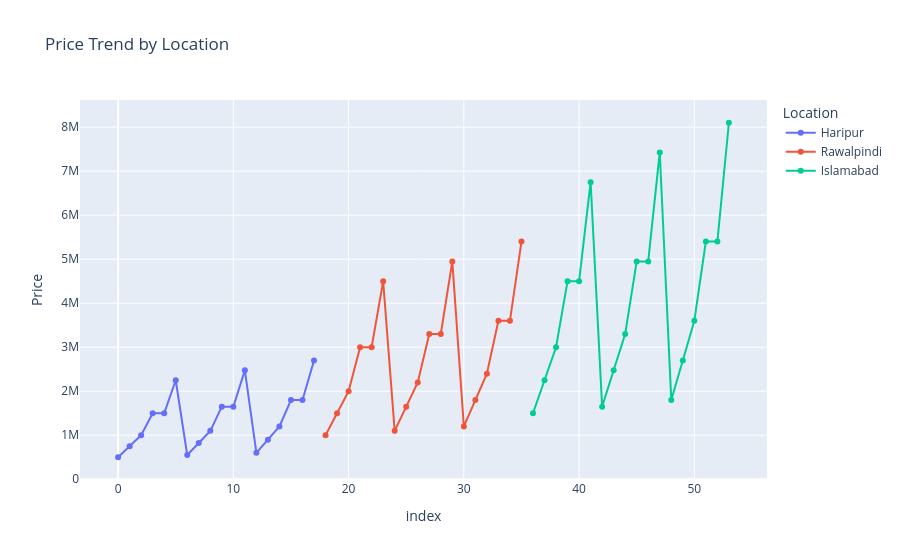

Source (notebook cell):
### Code cell
# === 2. Line Plot ===
fig = px.line(df, x=df.index, y='Price', color='Location',
              title='Price Trend by Location', markers=True)
fig.show()

### Figure 1 — Plotly figure (JSON) as saved in the notebook; plotly's stock layout.template omitted (floating-point values rounded to 4 significant figures)
{"data": [{"hovertemplate": "Location=Haripur<br>index=%{x}<br>Price=%{y}<extra></extra>", "legendgroup": "Haripur", "line": {"color": "#636efa", "dash": "solid"}, "marker": {"symbol": "circle"}, "mode": "lines+markers", "name": "Haripur", "orientation": "v", "showlegend": true, "type": "scatter", "x": [0, 1, 2, 3, 4, 5, 6, 7, 8, 9, 10, 11, 12, 13, 14, 15, 16, 17], "xaxis": "x", "y": [500000, 750000, 1000000, 1500000, 1500000, 2250000, 550000, 825000, 1100000, 1650000, 1650000, 2475000, 600000, 900000, 1200000, 1800000, 1800000, 2700000], "yaxis": "y"}, {"hovertemplate": "Location=Rawalpindi<br>index=%{x}<br>Price=%{y}<extra></extra>", "legendgroup": "Rawalpindi", "line": {"color": "#EF553B", "dash": "solid"}, "marker": {"symbol": "circle"}, "mode": "lines+markers", "name": "Rawalpindi", "orientation": "v", "showlegend": true, "type": "scatter", "x": [18, 19, 20, 21, 22, 23, 24, 25, 26, 27, 28, 29, 30, 31, 32, 33, 34, 35], "xaxis": "x", "y": [1000000, 1500000, 2000000, 3000000, 3000000, 4500000, 1100000, 1650000, 2200000, 3300000, 3300000, 4950000, 1200000, 1800000, 2400000, 3600000, 3600000, 5400000], "yaxis": "y"}, {"hovertemplate": "Location=Islamabad<br>index=%{x}<br>Price=%{y}<extra></extra>", "legendgroup": "Islamabad", "line": {"color": "#00cc96", "dash": "solid"}, "marker": {"symbol": "circle"}, "mode": "lines+markers", "name": "Islamabad", "orientation": "v", "showlegend": true, "type": "scatter", "x": [36, 37, 38, 39, 40, 41, 42, 43, 44, 45, 46, 47, 48, 49, 50, 51, 52, 53], "xaxis": "x", "y": [1500000, 2250000, 3000000, 4500000, 4500000, 6750000, 1650000, 2475000, 3300000, 4950000, 4950000, 7425000, 1800000, 2700000, 3600000, 5400000, 5400000, 8100000], "yaxis": "y"}], "layout": {"legend": {"title": {"text": "Location"}, "tracegroupgap": 0}, "title": {"text": "Price Trend by Location"}, "xaxis": {"anchor": "y", "domain": [0, 1], "title": {"text": "index"}}, "yaxis": {"anchor": "x", "domain": [0, 1], "title": {"text": "Price"}}}}
